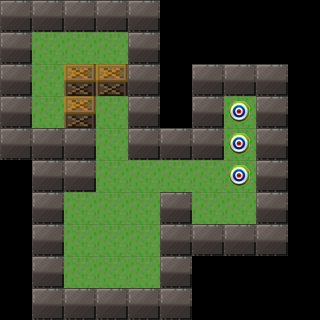

Below is a game level as drawn by its tile map, then a one-line description and the .tmx file that defines it, in full:
An orthogonal 10x10 tile map with 32x32 px tiles, 1 tile layer (图块层 1), 4 tilesets.

<map version="1.10" tiledversion="1.12.2" orientation="orthogonal" renderorder="right-down" width="10" height="10" tilewidth="32" tileheight="32" infinite="0" nextlayerid="2" nextobjectid="1">
 <tileset firstgid="1" name="grass" tilewidth="32" tileheight="32" tilecount="1" columns="1">
  <image source="grass.png" width="32" height="32" />
 </tileset>
 <tileset firstgid="2" name="wall" tilewidth="32" tileheight="32" tilecount="1" columns="1">
  <image source="wall.png" width="32" height="32" />
 </tileset>
 <tileset firstgid="3" name="target" tilewidth="32" tileheight="32" tilecount="1" columns="1">
  <image source="target.png" width="32" height="32" />
 </tileset>
 <tileset firstgid="4" name="box" tilewidth="32" tileheight="32" tilecount="1" columns="1">
  <image source="box.png" width="32" height="32" />
 </tileset>
 <layer id="1" name="图块层 1" width="10" height="10">
  <data encoding="csv">
2,2,2,2,2,0,0,0,0,0,
2,1,1,1,2,0,0,0,0,0,
2,1,4,4,2,0,2,2,2,0,
2,1,4,1,2,0,2,3,2,0,
2,2,2,1,2,2,2,3,2,0,
0,2,2,1,1,1,1,3,2,0,
0,2,1,1,1,2,1,1,2,0,
0,2,1,1,1,2,2,2,2,0,
0,2,1,1,1,2,0,0,0,0,
0,2,2,2,2,2,0,0,0,0
</data>
 </layer>
</map>
